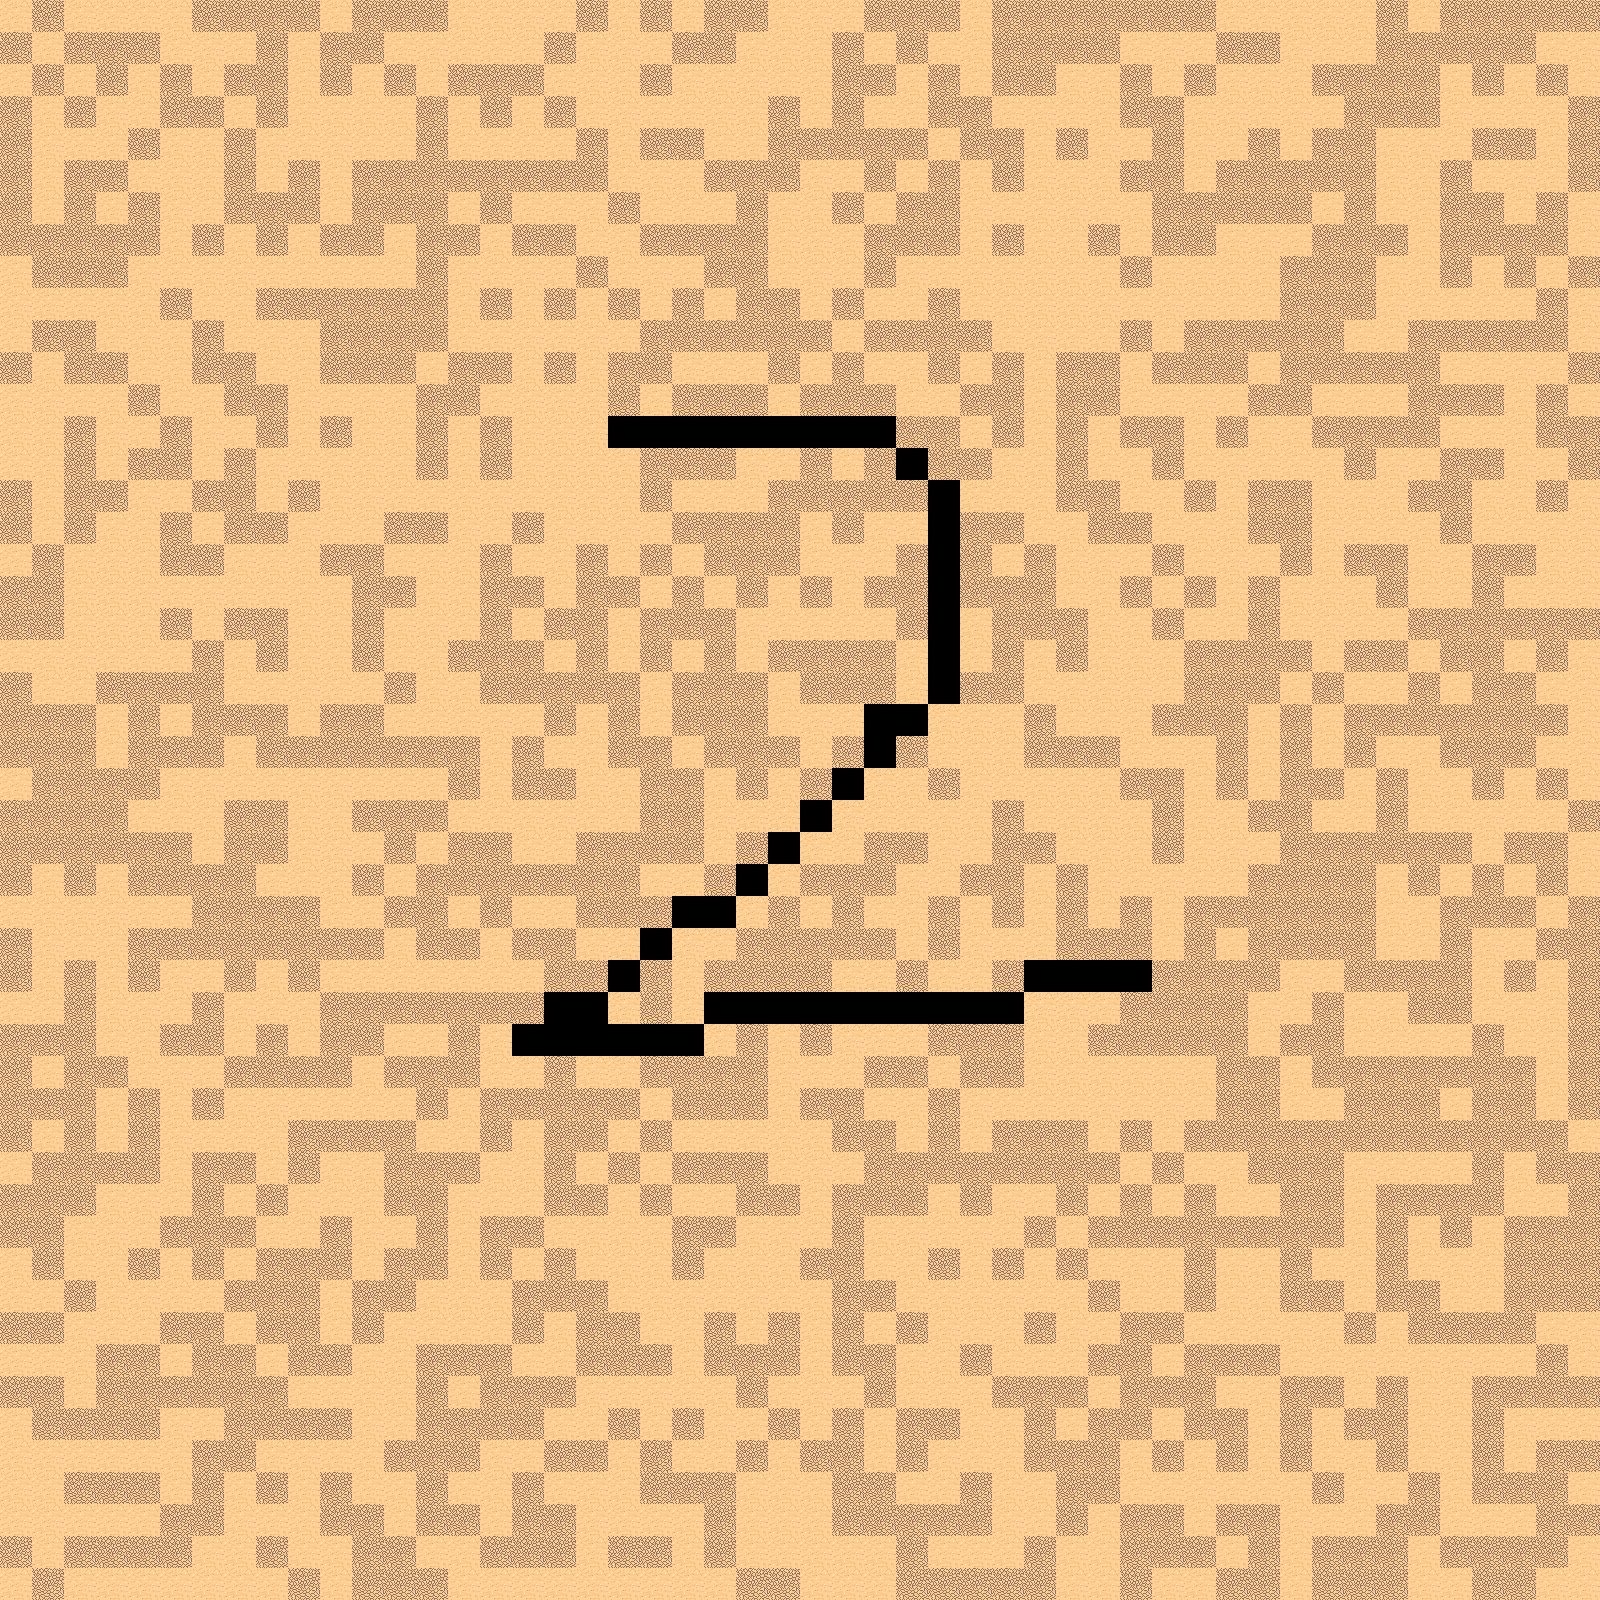

A level layout from a 2D game, rendered from its tile map. Below: a short description, then the map file with tile-grid data replaced by summaries:
An orthogonal 50x50 tile map with 32x32 px tiles, 1 tile layer (Tile Layer 1).

<map version="1.2" tiledversion="1.2.4" orientation="orthogonal" renderorder="right-down" width="50" height="50" tilewidth="32" tileheight="32" infinite="0" nextlayerid="2" nextobjectid="1">
 <tileset firstgid="1" name="tmw_desert_spacing" tilewidth="32" tileheight="32" spacing="1" margin="1" tilecount="48" columns="8">
  <image source="tmw_desert_spacing.png" width="265" height="199" />
 </tileset>
 <layer id="1" name="Tile Layer 1" width="50" height="50">
  <data>[2500 cells, 2450 non-empty, 2 distinct tile ids]</data>
 </layer>
</map>
